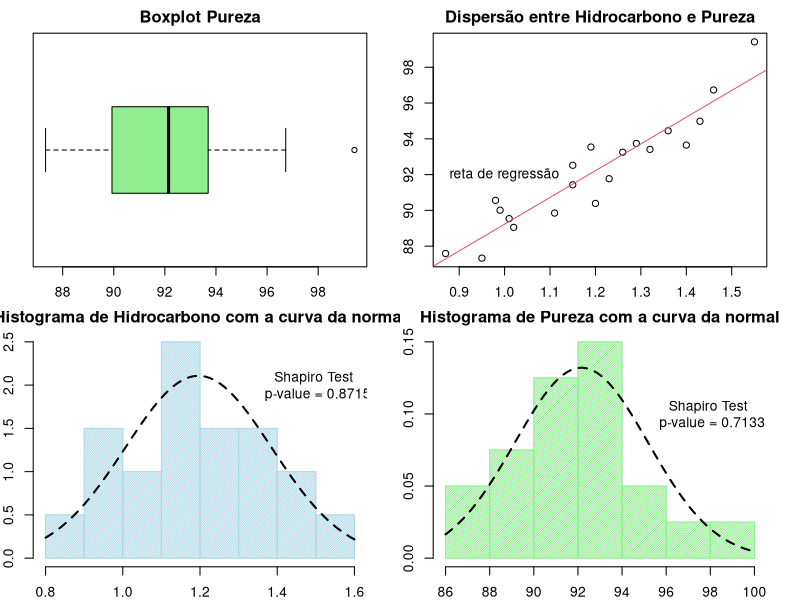

Write the R code that produced this figure.


# Base de dados -----------------------------------------------------------
base <- read.csv("Table11_1 - Sheet1.csv")

par(mar = rep(2, 4), mfrow = c(2,2))

# Boxplot -----------------------------------------------------------------

# Hidrocarbono
# boxplot(base$hidrocarbono, horizontal = T, main = "Boxplot Hidrocarbono", xlab = "Valor", col = "lightblue")
# Pureza
boxplot(base$pureza, horizontal = T, main = "Boxplot Pureza", xlab = "Valor", col = "lightgreen")


# Dispersão ---------------------------------------------------------------

plot(base, main = "Dispersão entre Hidrocarbono e Pureza")
abline(lm(base$pureza~base$hidrocarbono), col = 2)
text(1, 92, "reta de regressão")


# Histograma --------------------------------------------------------------

# Hidrocarbono
# shapiro.test(base$hidrocarbono)
hist(base$hidrocarbono, freq = F, density = 60, col = "lightblue", 
     main = "Histograma de Hidrocarbono com a curva da normal", xlab = "Hidrocarbono")
curve(dnorm(x, mean = mean(base$hidrocarbono), sd = sd(base$hidrocarbono)), 
      add = T, lty = 2, lwd = 2)
text(1.5, 2, paste("Shapiro Test \n p-value =", round(shapiro.test(base$hidrocarbono)$p.value, 4)))

# Pureza
# shapiro.test(base$pureza)
hist(base$pureza, freq = F, density = 60, col = "lightgreen",
     main = "Histograma de Pureza com a curva da normal", xlab = "Pureza")
curve(dnorm(x, mean = mean(base$pureza), sd = sd(base$pureza)), 
      add = T, lty = 2, lwd = 2)
text(98, 0.1, paste("Shapiro Test \n p-value =", round(shapiro.test(base$pureza)$p.value, 4)))


